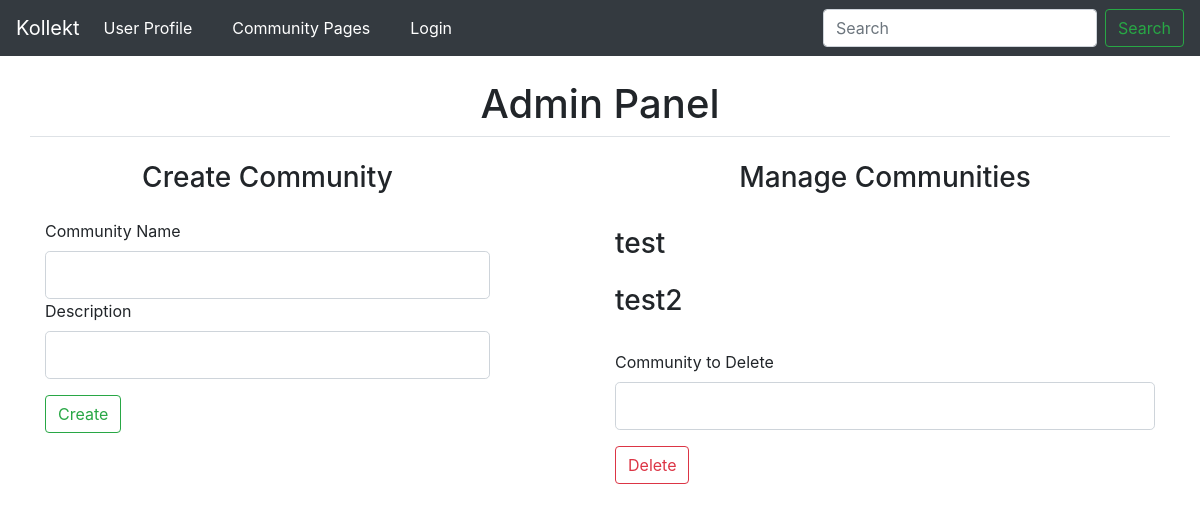
The app's page /adminpage, older data.
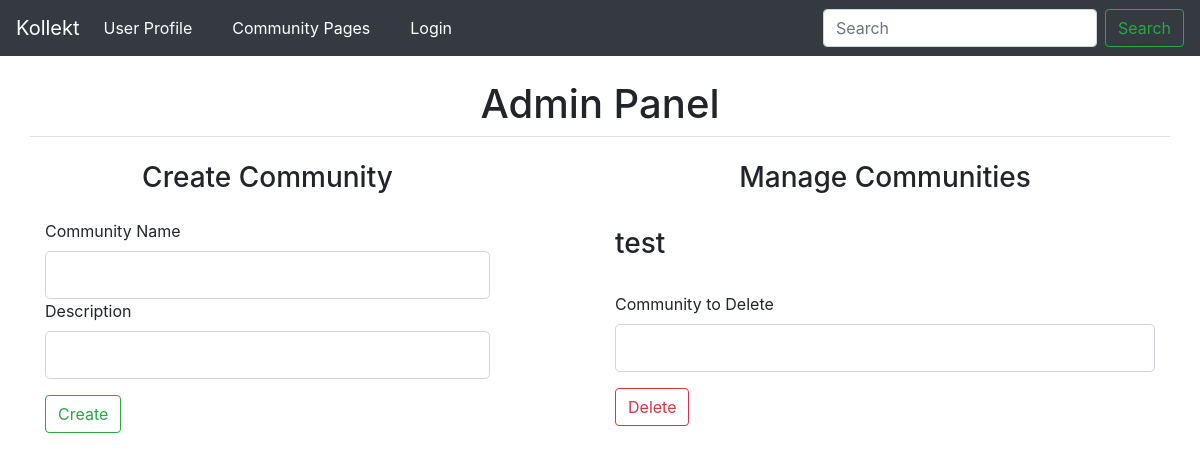
The same page, newer data.
### kollekt/models.py (models this page shows, shortened)
class Communities(db.Model):
    id = db.Column(db.Integer, primary_key=True)
    name = db.Column(db.String)
    url = db.Column(db.String)
    desc = db.Column(db.String)
    collections = db.relationship(
        'Collections', backref='communities', lazy=True)
    users = db.relationship(
        'User', secondary=users_in_community, backref='users')

### kollekt/routes.py (the view, shortened to what this page needs)
@app.route("/adminpage", methods=['GET', 'POST'])
def adminpage():
    form = createCommunityForm()
    delform = deleteCommunityForm()
    allCommunities = Communities.query.all()
    return render_template('adminpage.html', form=form, delform=delform, allCommunities=allCommunities)

### kollekt/forms.py
class createCommunityForm(FlaskForm):
    name = StringField('Community Name', validators=[DataRequired()])
    description = StringField('Description', validators=[DataRequired()])
    submit = SubmitField('Create')

class deleteCommunityForm(FlaskForm):
    name = StringField('Community to Delete', validators=[DataRequired()])
    submit = SubmitField('Delete')

### kollekt/templates/adminpage.html (shortened to what this page needs)
{% extends "layout.html" %} {% block content %}
<div class="container-lg">
    <div class="row mt-4 border-bottom">
        <div class="col">
            <h1 class="text-center underline">Admin Panel</h1>
        </div>
    </div>
    <div class="row mt-4 justify-content-between">
        <div class="col-12 col-sm-5 ">
            <div class="row">
                <div class="col">
                    <h3 class="text-center underline text-center mb-4">Create Community</h3>
                </div>
            </div>
            <div class="row">
                <div class="col">
                    <form action="" method="post">
                        <div class="form-group">
                            {{ form.name.label(class="form-control-label") }}
                            {% if form.name.errors %}
                            {{ form.name(class="form-control form-control-lg is-invalid") }}
                            <div class="invalid-feedback">
                                {% for error in form.name.errors %}
                                <span>{{ error }}</span>
                                {% endfor %}
                            </div>
                            {% else %}
                            {{ form.name(class="form-control form-control-lg") }}
                            {% endif %}
                            <div class="form-group">
                                {{ form.description.label(class="form-control-label") }}
                                {% if form.description.errors %}
                                {{ form.description(class="form-control form-control-lg is-invalid") }}
                                <div class="invalid-feedback">
                                    {% for error in form.description.errors %}
                                    <span>{{ error }}</span>
                                    {% endfor %}
                                </div>
                                {% else %}
                                {{ form.description(class="form-control form-control-lg") }}
                                {% endif %}
                            </div>
                            <div class="form-group">
                                {{ form.submit(class="btn btn-outline-success") }}
                            </div>
                    </form>
                </div>
            </div>
        </div>
    </div>
    <div class="col-12 col-sm-6">
        <div class="row mb-4">
            <div class="col">
                <h3 class="text-center">Manage Communities</h3>
            </div>
        </div>
        {% for i in allCommunities%}
        <div class="row  mt-3">
            <div class="col">
                <h3 class="text-left">{{i.name}}</h3>
            </div>
        </div>
        {% endfor %}
        <div class="row mt-4">
            <div class=col>
                <form action="" method="post">
                    <div class="form-group">
                        {{ delform.name.label(class="form-control-label") }}
                        {% if delform.name.errors %}
                        {{ delform.name(class="form-control form-control-lg is-invalid") }}
                        <div class="invalid-feedback">
                            {% for error in delform.name.errors %}
                            <span>{{ error }}</span>
                            {% endfor %}
                        </div>
                        {% else %}
                        {{ delform.name(class="form-control form-control-lg") }}
                        {% endif %}
                    </div>
                    <div class="form-group">
                        {{ delform.submit(class="btn btn-outline-danger") }}
                    </div>
                </form>
            </div>
        </div>
    </div>
</div>
{%endblock content %}

### kollekt/templates/layout.html (shortened to what this page needs)
<!DOCTYPE html>
<html lang="en">
  <head>
    <link
      href="https://cdn.jsdelivr.net/npm/bootstrap@4.4.1/dist/css/bootstrap.min.css"
      rel="stylesheet"
    />
  </head>
  <body>
    <nav class="navbar navbar-expand-md navbar-dark bg-dark">
      <a class="navbar-brand" href="/">Kollekt</a>
      <div class="collapse navbar-collapse" id="navbarSupportedContent">
        <ul class="navbar-nav mr-auto">
          <li class="nav-item active">
            <a class="nav-link" href="userProfile#"
              >User Profile <span class="sr-only">(current)</span></a
            >
          </li>
          <li class="nav-item active ml-md-4">
            <a class="nav-link" href="{{url_for('home')}}">Community Pages</a>
          </li>
          {%if current_user.is_authenticated%}
          <li class="nav-item active dropdown ml-md-4">
            <a
              class="nav-link dropdown-toggle"
              href="#"
              id="navbarDropdown"
              role="button"
              data-toggle="dropdown"
              aria-haspopup="true"
              aria-expanded="false"
            >
              Profile
            </a>
            <div class="dropdown-menu" aria-labelledby="navbarDropdown">
              <a class="dropdown-item" href="{{url_for('userProfile')}}#"
                >My Profile</a
              >
              <a class="dropdown-item" href="{{url_for('userSettings')}}#"
                >Settings</a
              >
              <div class="dropdown-divider"></div>
              <a class="dropdown-item" href="{{url_for('logout')}}">Logout</a>
              <a class="dropdown-item" href="{{url_for('adminpage')}}">Admin</a>
            </div>
          </li>
          {%else%}
          <li class="nav-item active ml-md-4">
            <a class="nav-link" href="{{url_for('login')}}">Login</a>
          </li>
          {%endif%}
        </ul>
        <form class="form-inline my-2 my-lg-0">
          <input
            aria-label="Search"
            class="form-control mr-sm-2"
            placeholder="Search"
            type="search"
          />
          <button class="btn btn-outline-success my-2 my-sm-0" type="submit">
            Search
          </button>
        </form>
      </div>
    </nav>
     {% block content %}{% endblock %}
  </body>
</html>

Row changes from the older to the newer data that the page shows:
removed Communities: name "test2"
